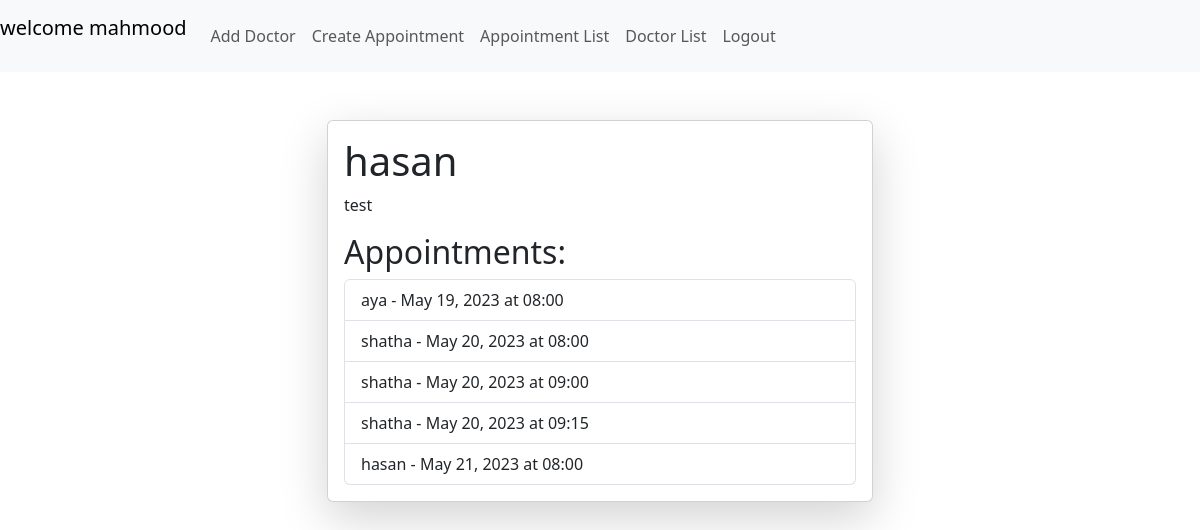
/doctor/1/ (signed in), run on an earlier commit of the app's database.
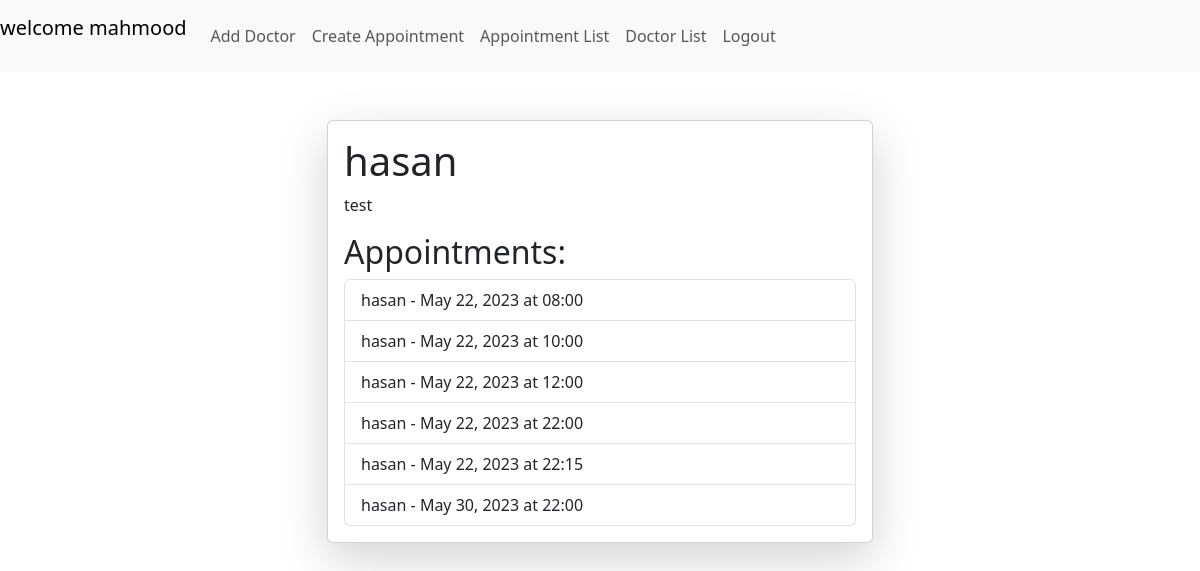
And on a later commit of the database.
### appointments/models.py (models this page shows, shortened)
class Appoinment(models.Model):
    doctor = models.ForeignKey(Doctor, on_delete=models.CASCADE)
    name = models.CharField(max_length=50, null=True)
    date = models.DateField(default=date.today)
    time = [
        ('08:00', '08:00'),
        ('08:15', '08:15'),
        ('08:30', '08:30'),
        ('08:45', '08:45'),
        ('09:00', '09:00'),
        ('09:15', '09:15'),
        ('09:30', '09:30'),
        ('09:45', '09:45'),
        ('10:00', '10:00'),
        ('10:15', '10:15'),
        ('10:30', '10:30'),
        ('10:45', '10:45'),
        ('11:00', '11:00'),
        ('11:15', '11:15'),
        ('11:30', '11:30'),
        ('11:45', '11:45'),
        ('12:00', '12:00'),
        ('12:15', '12:15'),
        ('12:30', '12:30'),
        ('12:45', '12:45'),
        ('13:00', '13:00'),
        ('13:15', '13:15'),
        ('13:30', '13:30'),
        ('13:45', '13:45'),
        ('14:00', '14:00'),
        ('22:00', '22:00'),
        ('22:15', '22:15'),
        ('22:30', '22:30'),
        ('22:45', '22:45'),
        ('23:00', '23:00'),
    ]
    time = models.CharField(choices=time, max_length=15 , default=None)
    AVAILABILITY_CHOICES = [
    ('AVAILABLE', 'Available'),
    ('UNAVAILABLE', 'Unavailable'),
]
    availability = models.CharField(choices=AVAILABILITY_CHOICES, max_length=12, default='AVAILABLE')
    booked = models.BooleanField(default=False)
    duration_choices = [
        (15, _("15 minutes")),
        (30, _("30 minutes")),
        (45, _("45 minutes")),
        (60, _("1 hour")),
    ]
    duration = models.IntegerField(choices=duration_choices, default=15)
    end_time = models.CharField(max_length=5, blank=True, null=True)

### appointments/views.py (the view)
class DoctorDetailView(UserPassesTestMixin, DetailView):
    model = Doctor
    template_name = 'doctor_detail.html'
    def test_func(self):
        return self.request.user.is_staff
    def get_context_data(self, **kwargs):
        context = super().get_context_data(**kwargs)
        doctor = self.get_object()
        appointments = Appoinment.objects.filter(doctor=doctor)
        context['appointments'] = appointments
        return context

### appointments/templates/doctor_detail.html (shortened to what this page needs)
{% extends 'base.html' %}
{% block content %}
<link href="https://cdn.jsdelivr.net/npm/bootstrap@5.3.0-alpha1/dist/css/bootstrap.min.css" rel="stylesheet"
>
<div class="container my-5">
    <div class="row">
        <div class="col-md-6 offset-md-3">
            <div class="card shadow-lg">
                <div class="card-body">
                    <h1 class="card-title">{{ object.name }}</h1>
                    <p class="card-text">{{ object.specialty }}</p>
                    <h2>Appointments:</h2>
                    <ul class="list-group">
                        {% for appointment in appointments %}
                        <li class="list-group-item">{{appointment.name}} - {{ appointment.date }} at {{ appointment.time}}</li>
                        {% empty %}
                        <li class="list-group-item">No appointments found</li>
                        {% endfor %}
                    </ul>
                </div>
            </div>
        </div>
    </div>
</div>
{% endblock %}

What changed in the data, as far as the page shows it:
removed Appoinment: name "aya", date "May 19, 2023", time "08:00"
removed Appoinment: name "shatha", date "May 20, 2023", time "08:00"
removed Appoinment: name "shatha", date "May 20, 2023", time "09:00"
removed Appoinment: name "shatha", date "May 20, 2023", time "09:15"
removed Appoinment: name "hasan", date "May 21, 2023", time "08:00"
added Appoinment: name "hasan", date "May 22, 2023", time "08:00"
added Appoinment: name "hasan", date "May 22, 2023", time "10:00"
added Appoinment: name "hasan", date "May 22, 2023", time "12:00"
added Appoinment: name "hasan", date "May 22, 2023", time "22:00"
added Appoinment: name "hasan", date "May 22, 2023", time "22:15"
added Appoinment: name "hasan", date "May 30, 2023", time "22:00"
